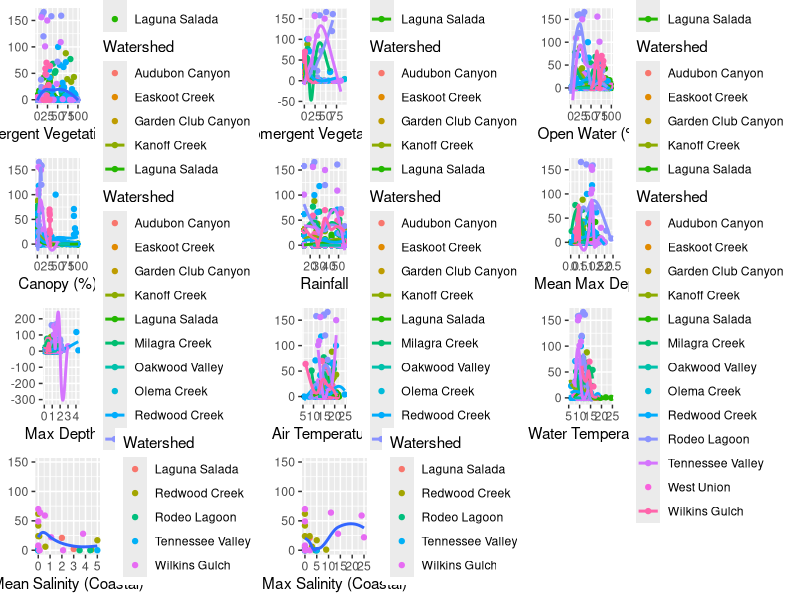

R code for this plot:
# plots of covariate raw data between years
library(ggplot2)
library(tidyverse)
library(cowplot)

setwd(here::here("code"))
between_year_data <- read_csv(here::here("data", "between_year_data.csv"))


#### mean_percent_emerg ####
# emergent vegetation vs. egg masses
emergent_plot <- between_year_data %>% 
  ggplot(aes(x=mean_percent_emerg, y=num_egg_masses)) +
  geom_point(aes(color=Watershed)) +
  geom_smooth(se=FALSE) +
  xlab("Emergent Vegetation (%)") +
  ylab(NULL)

# emergent vs. time
emergent_BRD_plot <- between_year_data %>% 
  ggplot(aes(x=BRDYEAR, y=mean_percent_emerg, color=Watershed)) +
  geom_point() +
  geom_smooth()

#### mean_percent_sub ####
# submerg vs. egg masses
submergent_plot <- between_year_data %>% 
  ggplot(aes(x=mean_percent_sub, y=num_egg_masses, color=Watershed)) +
  geom_point() +
  geom_smooth(se=FALSE) +
  xlab("Submergent Vegetation (%)")  +
  ylab(NULL)

## submerg vs. time
subemergent_BRD_plot <- between_year_data %>% 
  ggplot(aes(x=BRDYEAR, y=mean_percent_sub, color=Watershed)) +
  geom_point() +
  geom_smooth()

#### mean_percent_water ####
# open water vs. egg masses
open_water_plot <- between_year_data %>% 
  ggplot(aes(x=mean_percent_water, y=num_egg_masses, color=Watershed)) +
  geom_point() +
  geom_smooth(se=FALSE) +
  xlab("Open Water (%)") +
  ylab(NULL)

## open water vs. time
open_water_BRD_plot <- between_year_data %>% 
  ggplot(aes(x=BRDYEAR, y=mean_percent_water, color=Watershed)) +
  geom_point() +
  geom_smooth()

#### interpolated_canopy ####
# canopy vs. egg masses
canopy_plot <- between_year_data %>% 
  ggplot(aes(x=interpolated_canopy, y=num_egg_masses, color=Watershed)) +
  geom_point() +
  geom_smooth(se=FALSE) +
  xlab("Canopy (%)") +
  ylab(NULL)

## canopy vs. time
canopy_BRD_plot <- between_year_data %>% 
  ggplot(aes(x=BRDYEAR, y=interpolated_canopy, color=Watershed)) +
  geom_point() +
  geom_smooth()

#### yearly_rain ####
# yearly rain vs. egg masses
rain_plot <- between_year_data %>% 
  ggplot(aes(x=yearly_rain, y=num_egg_masses, color=Watershed)) +
  geom_point() +
  geom_smooth(se=FALSE) +
  xlab("Rainfall") +
  ylab(NULL)

## yearly rain vs. time
rain_BRD_plot <- between_year_data %>% 
  ggplot(aes(x=BRDYEAR, y=yearly_rain, color=Watershed)) +
  geom_point() +
  geom_smooth()

#### mean_max_depth ####
# mean_max_depth vs. egg masses
mean_max_depth_plot <- between_year_data %>% 
  ggplot(aes(x=mean_max_depth, y=num_egg_masses, color=Watershed)) +
  geom_point() +
  geom_smooth(se=FALSE) +
  xlab("Mean Max Depth") +
  ylab(NULL)

## mean_max_depth vs. time
mean_max_depth_BRD_plot <- between_year_data %>% 
  ggplot(aes(x=BRDYEAR, y=mean_max_depth, color=Watershed)) +
  geom_point() +
  geom_smooth()

#### max_depth ####
# max_depth vs. egg masses
max_depth_plot <- between_year_data %>% 
  ggplot(aes(x=max_depth, y=num_egg_masses, color=Watershed)) +
  geom_point() +
  geom_smooth(se=FALSE) +
  xlab("Max Depth") +
  ylab(NULL)

## max_depth vs. time
max_depth_BRD_plot <- between_year_data %>% 
  ggplot(aes(x=BRDYEAR, y=max_depth, color=Watershed)) +
  geom_point() +
  geom_smooth()

#### AirTemp ####
# AirTemp vs. egg masses
AirTemp_plot <- between_year_data %>% 
  ggplot(aes(x=AirTemp, y=num_egg_masses, color=Watershed)) +
  geom_point() +
  geom_smooth(se=FALSE) +
  xlab("Air Temperature") +
  ylab(NULL)

## AirTemp vs. time
AirTemp_BRD_plot <- between_year_data %>% 
  ggplot(aes(x=BRDYEAR, y=AirTemp, color=Watershed)) +
  geom_point() +
  geom_smooth()

#### WaterTemp ####
# WaterTemp vs. egg masses
WaterTemp_plot <- between_year_data %>% 
  ggplot(aes(x=WaterTemp, y=num_egg_masses, color=Watershed)) +
  geom_point() +
  geom_smooth(se=FALSE) +
  xlab("Water Temperature") +
  ylab(NULL)

## WaterTemp vs. time
WaterTemp_BRD_plot <- between_year_data %>% 
  ggplot(aes(x=BRDYEAR, y=WaterTemp, color=Watershed)) +
  geom_point() +
  geom_smooth()

#### mean_salinity:CoastalSite ####
#TODO: do these look right?
coastal_between_year_data <- between_year_data %>% 
  filter(CoastalSite == TRUE)

# mean_salinity vs. egg masses
mean_salinity_plot <- coastal_between_year_data %>% 
  ggplot(aes(x=mean_salinity, y=num_egg_masses)) +
  geom_point(aes(color=Watershed)) +
  geom_smooth(se=FALSE) +
  xlab("Mean Salinity (Coastal)") +
  ylab(NULL) +
  ylim(0,150)

## mean_salinity vs. time
mean_salinity_BRD_plot <- coastal_between_year_data %>% 
  ggplot(aes(x=BRDYEAR, y=mean_salinity, color=Watershed)) +
  geom_point() +
  geom_smooth()

#### max_salinity:CoastalSite ####
# max_salinity vs. egg masses
max_salinity_plot <- coastal_between_year_data %>% 
  ggplot(aes(x=max_salinity, y=num_egg_masses)) +
  geom_point(aes(color=Watershed)) +
  geom_smooth(se=FALSE) +
  xlab("Max Salinity (Coastal)") +
  ylab(NULL) +
  ylim(0,150)

## max_salinity vs. time
max_salinity_BRD_plot <- coastal_between_year_data %>% 
  ggplot(aes(x=BRDYEAR, y=max_salinity, color=Watershed)) +
  geom_point() +
  geom_smooth()

#### year ####
# year vs. egg masses
egg_BRD_plot <- coastal_between_year_data %>% 
  ggplot(aes(x=BRDYEAR, y=num_egg_masses, color=Watershed)) +
  geom_point() +
  geom_smooth(se=FALSE) +
  xlab("Year") +
  ylab(NULL) +
  ylim(0,150)


#### combined output with egg masses####
# saved in Ouput folder
plot_grid(emergent_plot, submergent_plot, open_water_plot, canopy_plot, rain_plot, mean_max_depth_plot, max_depth_plot, AirTemp_plot, WaterTemp_plot, mean_salinity_plot, max_salinity_plot, nrow=4)

